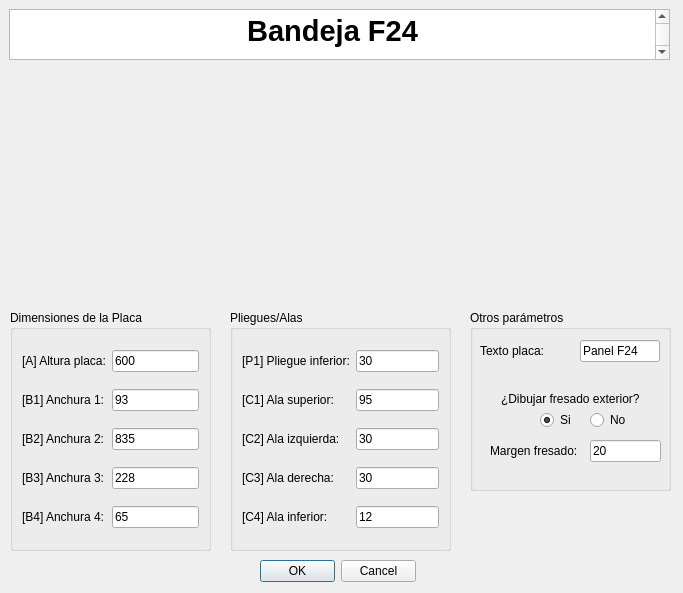
<?xml version="1.0" encoding="UTF-8"?>
<ui version="4.0">
 <class>MyPositionDialog</class>
 <widget class="QDialog" name="MyPositionDialog">
  <property name="geometry">
   <rect>
    <x>0</x>
    <y>0</y>
    <width>683</width>
    <height>593</height>
   </rect>
  </property>
  <property name="windowTitle">
   <string>Enter Position</string>
  </property>
  <property name="whatsThis">
   <string>&lt;html&gt;&lt;head/&gt;&lt;body&gt;&lt;p&gt;Esta ventana de KSDpanel te permite introducir todas las medidas correspondientes del panel seleccionado.&lt;/p&gt;&lt;p&gt;Recuerda que todas las medidas deben de ir en milimetros (mm).&lt;/p&gt;&lt;/body&gt;&lt;/html&gt;</string>
  </property>
  <widget class="QDialogButtonBox" name="buttonBox">
   <property name="geometry">
    <rect>
     <x>260</x>
     <y>560</y>
     <width>156</width>
     <height>23</height>
    </rect>
   </property>
   <property name="orientation">
    <enum>Qt::Horizontal</enum>
   </property>
   <property name="standardButtons">
    <set>QDialogButtonBox::Cancel|QDialogButtonBox::Ok</set>
   </property>
  </widget>
  <widget class="QTextBrowser" name="textBrowser">
   <property name="geometry">
    <rect>
     <x>9</x>
     <y>9</y>
     <width>661</width>
     <height>51</height>
    </rect>
   </property>
   <property name="html">
    <string>&lt;!DOCTYPE HTML PUBLIC &quot;-//W3C//DTD HTML 4.0//EN&quot; &quot;http://www.w3.org/TR/REC-html40/strict.dtd&quot;&gt;
&lt;html&gt;&lt;head&gt;&lt;meta name=&quot;qrichtext&quot; content=&quot;1&quot; /&gt;&lt;style type=&quot;text/css&quot;&gt;
p, li { white-space: pre-wrap; }
&lt;/style&gt;&lt;/head&gt;&lt;body style=&quot; font-family:'MS Shell Dlg 2'; font-size:8.25pt; font-weight:400; font-style:normal;&quot;&gt;
&lt;p align=&quot;center&quot; style=&quot; margin-top:0px; margin-bottom:0px; margin-left:0px; margin-right:0px; -qt-block-indent:0; text-indent:0px;&quot;&gt;&lt;span style=&quot; font-size:22pt; font-weight:600;&quot;&gt;Bandeja F24&lt;/span&gt;&lt;/p&gt;
&lt;p align=&quot;center&quot; style=&quot;-qt-paragraph-type:empty; margin-top:0px; margin-bottom:0px; margin-left:0px; margin-right:0px; -qt-block-indent:0; text-indent:0px; font-size:22pt; font-weight:600;&quot;&gt;&lt;br /&gt;&lt;/p&gt;&lt;/body&gt;&lt;/html&gt;</string>
   </property>
  </widget>
  <widget class="QGroupBox" name="groupBox_2">
   <property name="geometry">
    <rect>
     <x>230</x>
     <y>310</y>
     <width>221</width>
     <height>241</height>
    </rect>
   </property>
   <property name="styleSheet">
    <string notr="true">font: 10pt &quot;MS Shell Dlg 2&quot;;</string>
   </property>
   <property name="title">
    <string>Pliegues/Alas</string>
   </property>
   <layout class="QGridLayout" name="gridLayout_2">
    <item row="6" column="0">
     <widget class="QLabel" name="label_19">
      <property name="text">
       <string>[C3] Ala derecha:</string>
      </property>
     </widget>
    </item>
    <item row="8" column="0">
     <widget class="QLabel" name="label_12">
      <property name="text">
       <string>[C4] Ala inferior:</string>
      </property>
     </widget>
    </item>
    <item row="0" column="0">
     <widget class="QLabel" name="label_13">
      <property name="text">
       <string>[P1] Pliegue inferior:</string>
      </property>
     </widget>
    </item>
    <item row="8" column="1">
     <widget class="QLineEdit" name="alaInferiorUI">
      <property name="text">
       <string>12</string>
      </property>
     </widget>
    </item>
    <item row="0" column="1">
     <widget class="QLineEdit" name="pliegueInferiorUI">
      <property name="text">
       <string>30</string>
      </property>
     </widget>
    </item>
    <item row="4" column="1">
     <widget class="QLineEdit" name="alaIzquierdaUI">
      <property name="text">
       <string>30</string>
      </property>
     </widget>
    </item>
    <item row="3" column="0">
     <widget class="QLabel" name="label_11">
      <property name="text">
       <string>[C1] Ala superior:</string>
      </property>
     </widget>
    </item>
    <item row="4" column="0">
     <widget class="QLabel" name="label_20">
      <property name="text">
       <string>[C2] Ala izquierda:</string>
      </property>
     </widget>
    </item>
    <item row="3" column="1">
     <widget class="QLineEdit" name="alaSuperiorUI">
      <property name="text">
       <string>95</string>
      </property>
     </widget>
    </item>
    <item row="6" column="1">
     <widget class="QLineEdit" name="alaDerechaUI">
      <property name="text">
       <string>30</string>
      </property>
     </widget>
    </item>
   </layout>
  </widget>
  <widget class="QLabel" name="imagenPanelUI">
   <property name="geometry">
    <rect>
     <x>90</x>
     <y>70</y>
     <width>511</width>
     <height>221</height>
    </rect>
   </property>
   <property name="text">
    <string/>
   </property>
   <property name="pixmap">
    <pixmap>../../../../../../../../Users/Public/Documents/Vectric Files/Gadgets/Cut2D Pro V9.5/Paneles/Paneles/images/REF_037cotas.jpg</pixmap>
   </property>
   <property name="scaledContents">
    <bool>true</bool>
   </property>
   <property name="wordWrap">
    <bool>false</bool>
   </property>
   <property name="margin">
    <number>0</number>
   </property>
   <property name="openExternalLinks">
    <bool>false</bool>
   </property>
  </widget>
  <widget class="QGroupBox" name="groupBox_3">
   <property name="geometry">
    <rect>
     <x>10</x>
     <y>310</y>
     <width>201</width>
     <height>241</height>
    </rect>
   </property>
   <property name="styleSheet">
    <string notr="true">font: 10pt &quot;MS Shell Dlg 2&quot;;</string>
   </property>
   <property name="title">
    <string>Dimensiones de la Placa</string>
   </property>
   <layout class="QGridLayout" name="gridLayout">
    <item row="2" column="2">
     <widget class="QLineEdit" name="anchura1UI">
      <property name="text">
       <string>93</string>
      </property>
     </widget>
    </item>
    <item row="8" column="1">
     <widget class="QLabel" name="label_7">
      <property name="text">
       <string>[B4] Anchura 4:</string>
      </property>
     </widget>
    </item>
    <item row="6" column="1">
     <widget class="QLabel" name="label_6">
      <property name="text">
       <string>[B3] Anchura 3:</string>
      </property>
     </widget>
    </item>
    <item row="0" column="1">
     <widget class="QLabel" name="altura1">
      <property name="text">
       <string>[A] Altura placa:</string>
      </property>
     </widget>
    </item>
    <item row="6" column="2">
     <widget class="QLineEdit" name="anchura3UI">
      <property name="text">
       <string>228</string>
      </property>
     </widget>
    </item>
    <item row="8" column="2">
     <widget class="QLineEdit" name="anchura4UI">
      <property name="text">
       <string>65</string>
      </property>
     </widget>
    </item>
    <item row="0" column="2">
     <widget class="QLineEdit" name="alturaPlacaUI">
      <property name="text">
       <string>600</string>
      </property>
     </widget>
    </item>
    <item row="2" column="1">
     <widget class="QLabel" name="label_4">
      <property name="text">
       <string>[B1] Anchura 1:</string>
      </property>
     </widget>
    </item>
    <item row="4" column="2">
     <widget class="QLineEdit" name="anchura2UI">
      <property name="text">
       <string>835</string>
      </property>
     </widget>
    </item>
    <item row="4" column="1">
     <widget class="QLabel" name="label_5">
      <property name="text">
       <string>[B2] Anchura 2:</string>
      </property>
     </widget>
    </item>
   </layout>
  </widget>
  <widget class="QGroupBox" name="groupBox_4">
   <property name="geometry">
    <rect>
     <x>470</x>
     <y>310</y>
     <width>201</width>
     <height>181</height>
    </rect>
   </property>
   <property name="styleSheet">
    <string notr="true">font: 10pt &quot;MS Shell Dlg 2&quot;;</string>
   </property>
   <property name="title">
    <string>Otros parámetros</string>
   </property>
   <widget class="QLabel" name="label">
    <property name="geometry">
     <rect>
      <x>10</x>
      <y>30</y>
      <width>95</width>
      <height>22</height>
     </rect>
    </property>
    <property name="text">
     <string>Texto placa:</string>
    </property>
   </widget>
   <widget class="QLineEdit" name="textoDescriptivoA0UI">
    <property name="geometry">
     <rect>
      <x>110</x>
      <y>30</y>
      <width>80</width>
      <height>22</height>
     </rect>
    </property>
    <property name="text">
     <string>Panel F24</string>
    </property>
   </widget>
   <widget class="QRadioButton" name="noCrearFresadoUI">
    <property name="geometry">
     <rect>
      <x>120</x>
      <y>100</y>
      <width>38</width>
      <height>20</height>
     </rect>
    </property>
    <property name="text">
     <string>No</string>
    </property>
   </widget>
   <widget class="QLineEdit" name="margenFresadoUI">
    <property name="geometry">
     <rect>
      <x>120</x>
      <y>130</y>
      <width>71</width>
      <height>22</height>
     </rect>
    </property>
    <property name="text">
     <string>20</string>
    </property>
   </widget>
   <widget class="QRadioButton" name="crearFresadoUI">
    <property name="geometry">
     <rect>
      <x>70</x>
      <y>100</y>
      <width>34</width>
      <height>20</height>
     </rect>
    </property>
    <property name="text">
     <string>Si</string>
    </property>
    <property name="checked">
     <bool>true</bool>
    </property>
   </widget>
   <widget class="QLabel" name="label_2">
    <property name="geometry">
     <rect>
      <x>31</x>
      <y>81</y>
      <width>148</width>
      <height>16</height>
     </rect>
    </property>
    <property name="mouseTracking">
     <bool>false</bool>
    </property>
    <property name="text">
     <string>¿Dibujar fresado exterior?</string>
    </property>
    <property name="buddy">
     <cstring>label_2</cstring>
    </property>
   </widget>
   <widget class="QLabel" name="label_3">
    <property name="geometry">
     <rect>
      <x>20</x>
      <y>130</y>
      <width>107</width>
      <height>22</height>
     </rect>
    </property>
    <property name="text">
     <string>Margen fresado:</string>
    </property>
   </widget>
  </widget>
  <zorder>groupBox_2</zorder>
  <zorder>buttonBox</zorder>
  <zorder>textBrowser</zorder>
  <zorder>imagenPanelUI</zorder>
  <zorder>groupBox_3</zorder>
  <zorder>groupBox_4</zorder>
 </widget>
 <resources/>
 <connections>
  <connection>
   <sender>buttonBox</sender>
   <signal>accepted()</signal>
   <receiver>MyPositionDialog</receiver>
   <slot>accept()</slot>
   <hints>
    <hint type="sourcelabel">
     <x>248</x>
     <y>254</y>
    </hint>
    <hint type="destinationlabel">
     <x>157</x>
     <y>274</y>
    </hint>
   </hints>
  </connection>
  <connection>
   <sender>buttonBox</sender>
   <signal>rejected()</signal>
   <receiver>MyPositionDialog</receiver>
   <slot>reject()</slot>
   <hints>
    <hint type="sourcelabel">
     <x>316</x>
     <y>260</y>
    </hint>
    <hint type="destinationlabel">
     <x>286</x>
     <y>274</y>
    </hint>
   </hints>
  </connection>
 </connections>
</ui>
